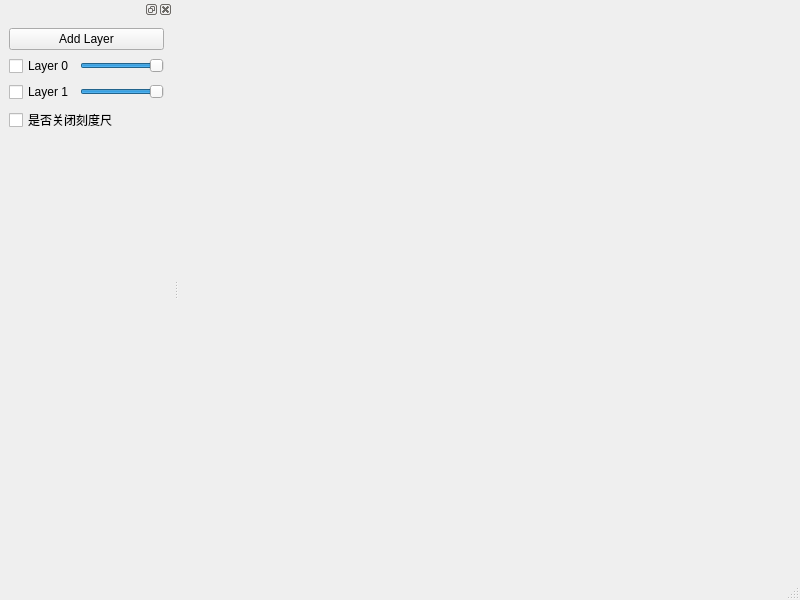
<?xml version="1.0" encoding="UTF-8"?>
<ui version="4.0">
 <class>MainWindow</class>
 <widget class="QMainWindow" name="MainWindow">
  <property name="geometry">
   <rect>
    <x>0</x>
    <y>0</y>
    <width>800</width>
    <height>600</height>
   </rect>
  </property>
  <property name="windowTitle">
   <string>MainWindow</string>
  </property>
  <widget class="QWidget" name="centralwidget"/>
  <widget class="QMenuBar" name="menubar">
   <property name="geometry">
    <rect>
     <x>0</x>
     <y>0</y>
     <width>800</width>
     <height>25</height>
    </rect>
   </property>
  </widget>
  <widget class="QStatusBar" name="statusbar"/>
  <widget class="QDockWidget" name="dockWidget">
   <attribute name="dockWidgetArea">
    <number>1</number>
   </attribute>
   <widget class="QWidget" name="dockWidgetContents">
    <layout class="QVBoxLayout" name="verticalLayout">
     <item>
      <widget class="QPushButton" name="pushButton_AddLayer">
       <property name="text">
        <string>Add Layer</string>
       </property>
      </widget>
     </item>
     <item>
      <layout class="QHBoxLayout" name="horizontalLayout">
       <item>
        <widget class="QCheckBox" name="checkBox_Layer0">
         <property name="text">
          <string>Layer 0</string>
         </property>
        </widget>
       </item>
       <item>
        <widget class="QSlider" name="horizontalSlider_Layer0">
         <property name="maximum">
          <number>100</number>
         </property>
         <property name="pageStep">
          <number>10</number>
         </property>
         <property name="value">
          <number>100</number>
         </property>
         <property name="orientation">
          <enum>Qt::Horizontal</enum>
         </property>
        </widget>
       </item>
      </layout>
     </item>
     <item>
      <layout class="QHBoxLayout" name="horizontalLayout_2">
       <item>
        <widget class="QCheckBox" name="checkBox_Layer1">
         <property name="text">
          <string>Layer 1</string>
         </property>
        </widget>
       </item>
       <item>
        <widget class="QSlider" name="horizontalSlider_Layer1">
         <property name="maximum">
          <number>100</number>
         </property>
         <property name="value">
          <number>100</number>
         </property>
         <property name="orientation">
          <enum>Qt::Horizontal</enum>
         </property>
        </widget>
       </item>
      </layout>
     </item>
     <item>
      <widget class="QCheckBox" name="checkBox_RuleBar">
       <property name="text">
        <string>是否关闭刻度尺</string>
       </property>
      </widget>
     </item>
     <item>
      <spacer name="verticalSpacer">
       <property name="orientation">
        <enum>Qt::Vertical</enum>
       </property>
       <property name="sizeHint" stdset="0">
        <size>
         <width>20</width>
         <height>426</height>
        </size>
       </property>
      </spacer>
     </item>
    </layout>
   </widget>
  </widget>
 </widget>
 <resources/>
 <connections/>
</ui>
